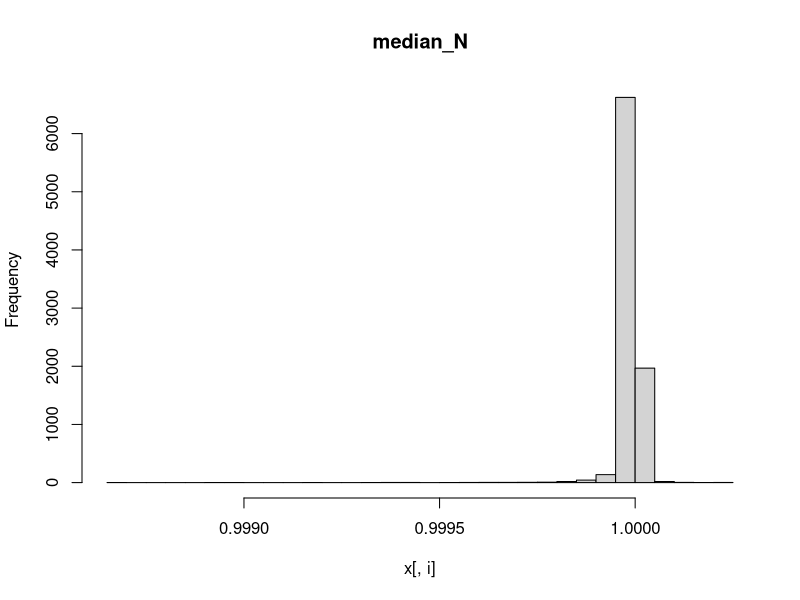
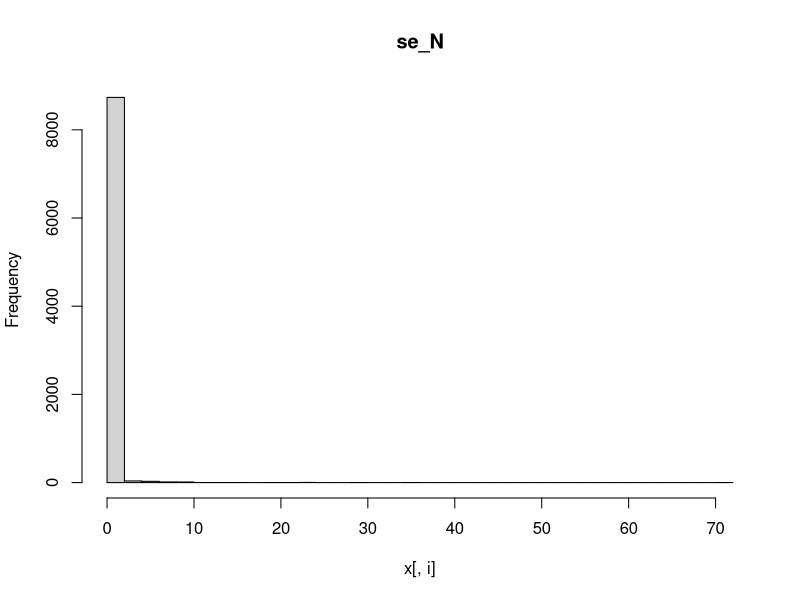
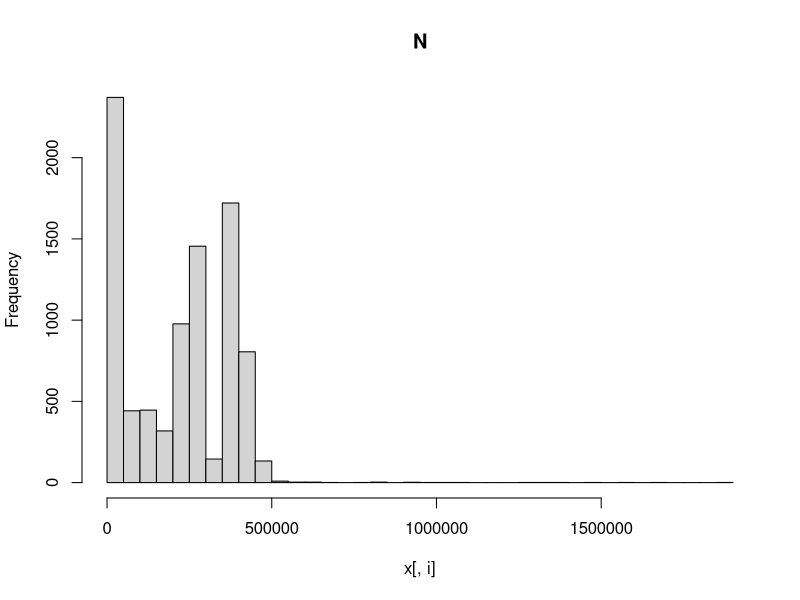
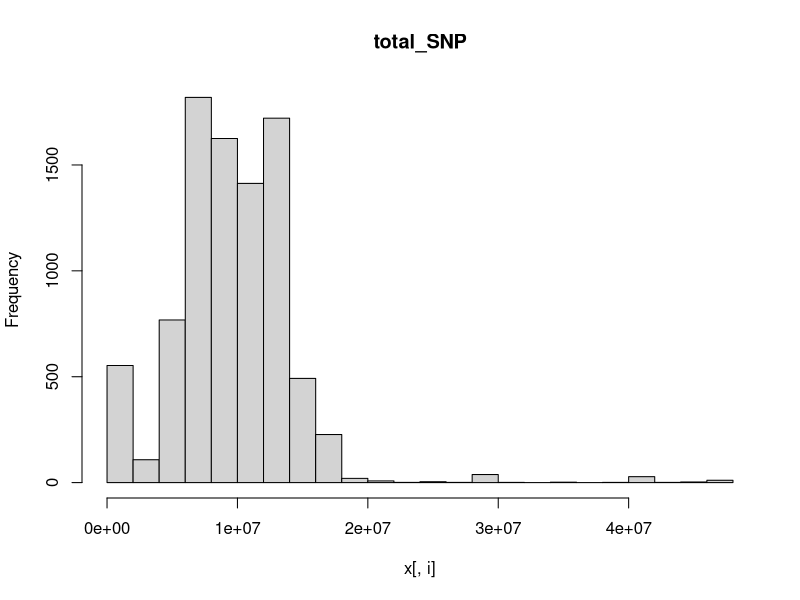
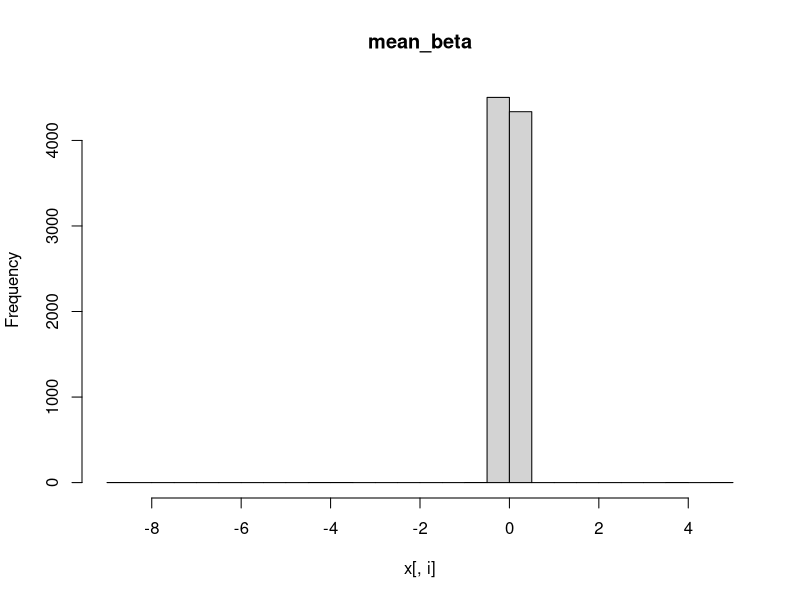
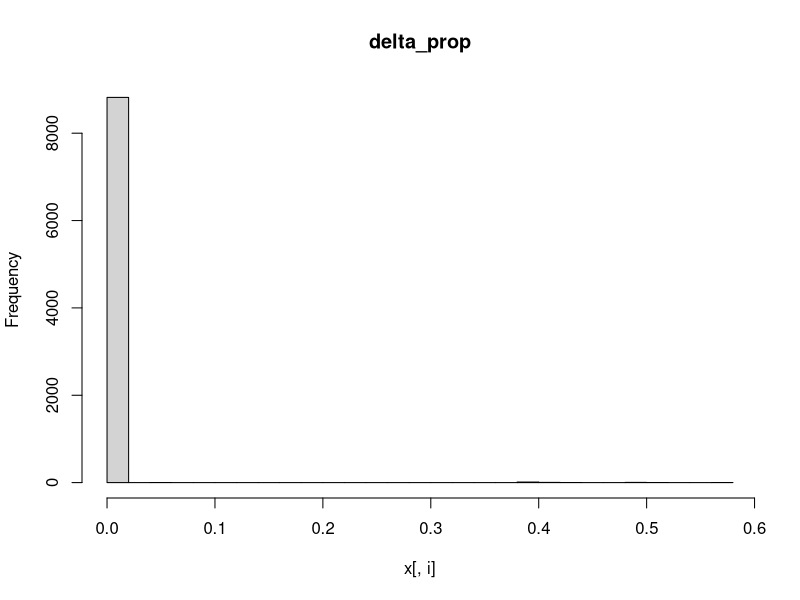
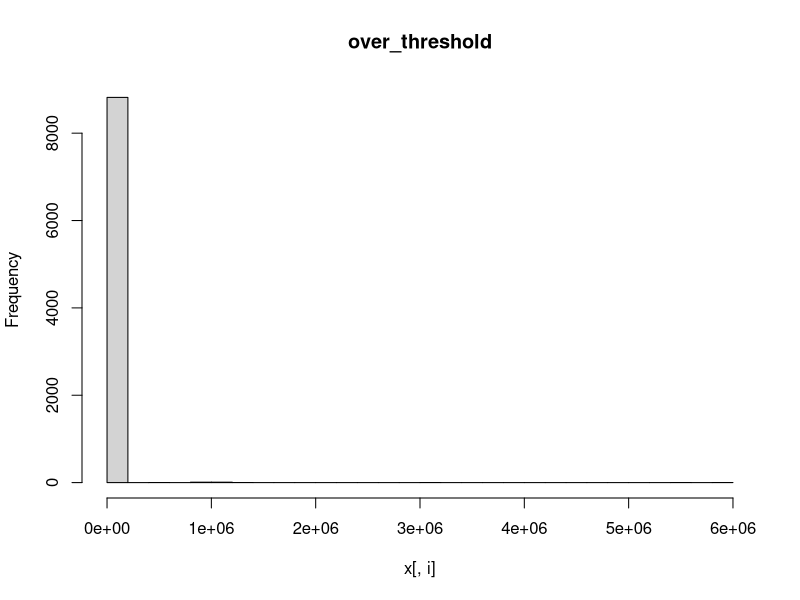
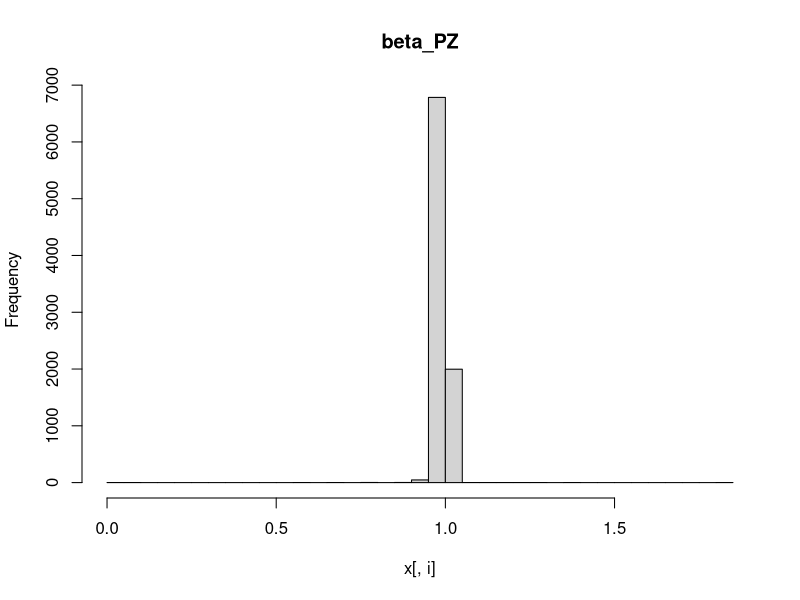

These charts were generated, in order, by the following R code:
setwd("~/Projects/Sanger_OT_QC_sumstat/02_qc_draft/")
library("data.table")
x=fread("QC_results.csv",data.table=F)
x=x[,-7]

for (i in (2:ncol(x))){
  hist(x[,i],n=30,main=colnames(x)[i])
}

library(corrplot)
corrplot(cor(x[,-1]),method = "square",hclust.method = "ward.D2")


for (i in (2:ncol(x))){
  l=x[,i]
  
  iqr=IQR(l)
  q25=quantile(l,probs = 0.25)
  q75=quantile(l,probs = 0.75)
  qmin=q25-3*iqr
  qmax=q75+3*iqr
  ind=which(l<qmin | l>qmax)
  print(paste(colnames(x)[i],length(ind)))
}

L=NULL
#####
i=3
print(colnames(x)[i])
ind=x[,i]>=5
table(ind)
L=c(L,x[ind,1])
#####
i=4
print(colnames(x)[i])
ind=x[,i]<100
table(ind)
L=c(L,x[ind,1])
#####
i=6
print(colnames(x)[i])
ind=x[,i]<(-0.05) | x[,i]>(0.05)
table(ind)
L=c(L,x[ind,1])
#####
i=7
print(colnames(x)[i])
ind=x[,i]>(0.3)
table(ind)
L=c(L,x[ind,1])
#####
i=9
print(colnames(x)[i])
ind=x[,i]>(1.05) | x[,i]<(0.95)
table(ind)
L=c(L,x[ind,1])
#####
i=11
print(colnames(x)[i])
ind=x[,i]>(0.05) | x[,i]<(-0.05)
table(ind)
L=c(L,x[ind,1])
######
length(unique(L))

write.table(x=unique(L),file="filtered_study_ids.txt",col.names=F,row.names=F,quote=F,sep="\t")

table(grepl("GCST",x[,1]))
table(grepl("FINNGEN",x[,1]))
table(grepl("NEALE",x[,1]))
table(grepl("SAIGE",x[,1]))


i=9
print(colnames(x)[i])
ind=(abs(x[,i]-1)<0.05 & abs(x[,i]-1)>0.01)
table(ind)
l=x[ind,1]
L=unique(L)
l=l[!l%in%L]
write.table(x=l,file="pvalues_from_b_se_study_ids.txt",col.names=F,row.names=F,quote=F,sep="\t")
